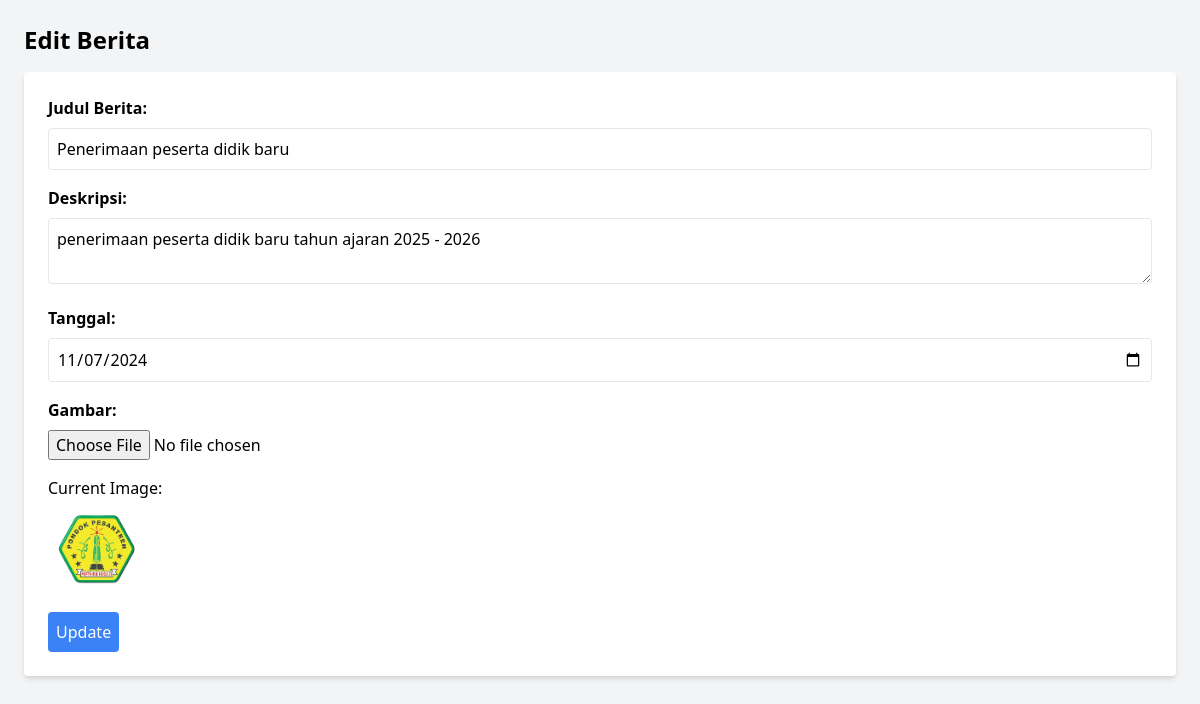
The app's page /edit_berita.php?id=1 with its own data.
### tables this page shows
CREATE TABLE `tb_berita` (
  `id` int(11) NOT NULL,
  `judul` varchar(255) NOT NULL,
  `date` date NOT NULL,
  `content` text NOT NULL,
  `image` varchar(255) NOT NULL
);

### edit_berita.php (the view, shortened to what this page needs)
<?php
include 'includes/koneksi.php';
$id = $_GET['id'];
$query = "SELECT * FROM tb_berita WHERE id = $id";
$result = $conn->query($query);
$berita = $result->fetch_assoc();
?>
<!DOCTYPE html>
<html lang="en">
<head>
    <script src="https://cdn.tailwindcss.com"></script>
</head>
<body class="bg-gray-100 p-6">
    <h2 class="text-2xl font-semibold mb-4">Edit Berita</h2>
    <form action="update_berita.php?id=<?php echo $berita['id']; ?>" method="POST" enctype="multipart/form-data" class="bg-white p-6 rounded shadow-md">
        <label class="block mb-2 font-semibold">Judul Berita:</label>
        <input type="text" name="judul" value="<?php echo $berita['judul']; ?>" required class="w-full p-2 mb-4 border rounded">
        <label class="block mb-2 font-semibold">Deskripsi:</label>
        <textarea name="content" required class="w-full p-2 mb-4 border rounded"><?php echo $berita['content']; ?></textarea>
        <label class="block mb-2 font-semibold">Tanggal:</label>
        <input type="date" name="date" value="<?php echo $berita['date']; ?>" required class="w-full p-2 mb-4 border rounded">
        <label class="block mb-2 font-semibold">Gambar:</label>
        <input type="file" name="image" class="mb-4">
        <p>Current Image:</p>
        <img src="assets/images/<?php echo $berita['image']; ?>" class="h-24 w-24 rounded mb-4">
        <button type="submit" class="bg-blue-500 text-white p-2 rounded">Update</button>
    </form>
</body>
</html>

### records on screen
tb_berita: judul "Penerimaan peserta didik baru", content "penerimaan peserta didik baru tahun ajaran 2025 - 2026", date "11/07/2024", image (picture)
